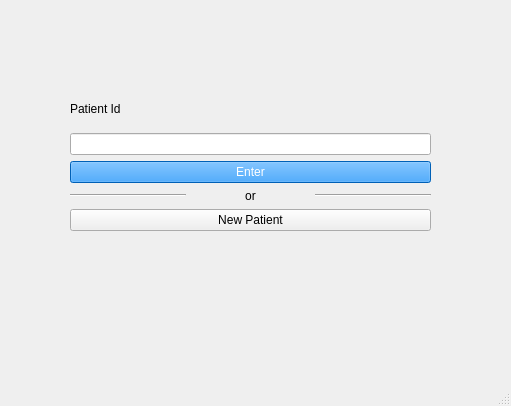
<?xml version="1.0" encoding="UTF-8"?>
<ui version="4.0">
 <class>MainWindow</class>
 <widget class="QMainWindow" name="MainWindow">
  <property name="geometry">
   <rect>
    <x>0</x>
    <y>0</y>
    <width>511</width>
    <height>406</height>
   </rect>
  </property>
  <property name="windowTitle">
   <string>MainWindow</string>
  </property>
  <widget class="QWidget" name="centralwidget">
   <widget class="QWidget" name="verticalLayoutWidget">
    <property name="geometry">
     <rect>
      <x>70</x>
      <y>90</y>
      <width>361</width>
      <height>141</height>
     </rect>
    </property>
    <layout class="QVBoxLayout" name="verticalLayout">
     <item>
      <widget class="QLabel" name="label_2">
       <property name="text">
        <string>Patient Id</string>
       </property>
      </widget>
     </item>
     <item>
      <widget class="QLineEdit" name="lineEdit"/>
     </item>
     <item>
      <widget class="QPushButton" name="enter_button">
       <property name="cursor">
        <cursorShape>PointingHandCursor</cursorShape>
       </property>
       <property name="styleSheet">
        <string notr="true">background-color: rgb(0, 135, 255);
color: rgb(255, 255, 255);
selection-background-color: rgb(20, 120, 215);</string>
       </property>
       <property name="text">
        <string>Enter</string>
       </property>
      </widget>
     </item>
     <item>
      <layout class="QHBoxLayout" name="horizontalLayout">
       <item>
        <widget class="Line" name="line_2">
         <property name="orientation">
          <enum>Qt::Horizontal</enum>
         </property>
        </widget>
       </item>
       <item>
        <layout class="QHBoxLayout" name="horizontalLayout_2">
         <item>
          <widget class="QLabel" name="label">
           <property name="text">
            <string>or</string>
           </property>
           <property name="alignment">
            <set>Qt::AlignCenter</set>
           </property>
          </widget>
         </item>
        </layout>
       </item>
       <item>
        <widget class="Line" name="line">
         <property name="orientation">
          <enum>Qt::Horizontal</enum>
         </property>
        </widget>
       </item>
      </layout>
     </item>
     <item>
      <widget class="QPushButton" name="new_patient_btn">
       <property name="text">
        <string>New Patient</string>
       </property>
      </widget>
     </item>
    </layout>
   </widget>
  </widget>
  <widget class="QMenuBar" name="menubar">
   <property name="geometry">
    <rect>
     <x>0</x>
     <y>0</y>
     <width>511</width>
     <height>21</height>
    </rect>
   </property>
  </widget>
  <widget class="QStatusBar" name="statusbar"/>
 </widget>
 <resources/>
 <connections/>
</ui>
